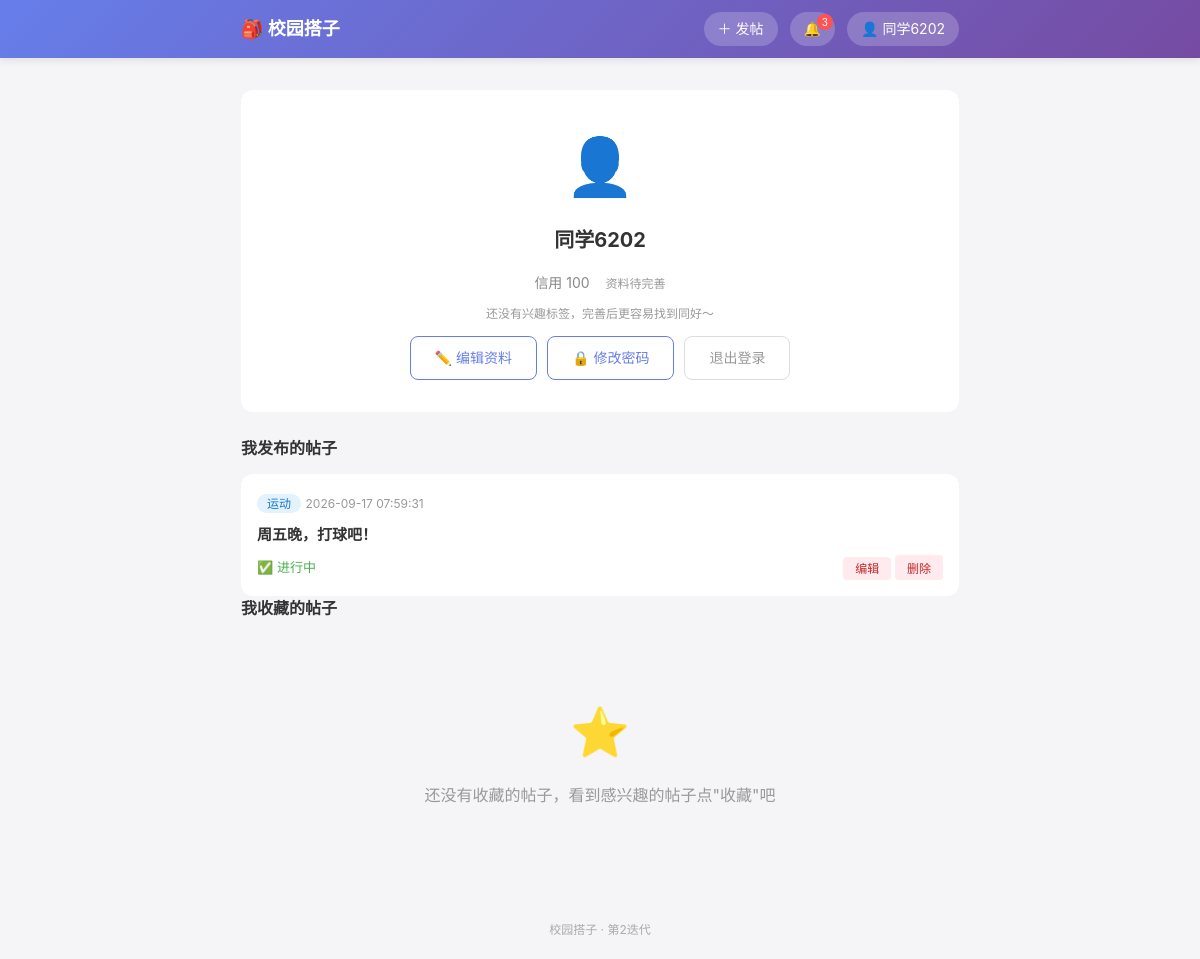
Screenshot of /profile (signed in) with the database file from the repository.
### tables this page shows
CREATE TABLE users (
            id INTEGER PRIMARY KEY AUTOINCREMENT,
            phone TEXT UNIQUE NOT NULL,
            password_hash TEXT NOT NULL,
            nickname TEXT,
            create_time DATETIME DEFAULT CURRENT_TIMESTAMP
        , credit INTEGER DEFAULT 100, age INTEGER, gender TEXT, interests TEXT, bio TEXT, avatar TEXT, contact_public INTEGER DEFAULT 1);

CREATE TABLE posts (
            id INTEGER PRIMARY KEY AUTOINCREMENT,
            user_id INTEGER NOT NULL,
            title TEXT NOT NULL,
            category TEXT NOT NULL,
            content TEXT NOT NULL,
            contact TEXT NOT NULL,
            create_time DATETIME DEFAULT CURRENT_TIMESTAMP,
            status TINYINT DEFAULT 1,
            FOREIGN KEY (user_id) REFERENCES users(id)
        );

### app.py (the view)
@app.route('/profile')
def profile():
    if 'user_id' not in session:
        return redirect(url_for('login'))
    conn = get_conn()
    c = conn.cursor()
    user = c.execute('''SELECT id, nickname, age, gender, interests, bio, credit, avatar, contact_public
                        FROM users WHERE id = ?''', (session['user_id'],)).fetchone()
    my_posts = c.execute('''
        SELECT id, title, category, create_time, status
        FROM posts WHERE user_id = ? ORDER BY create_time DESC
    ''', (session['user_id'],)).fetchall()
    fav_posts = c.execute('''
        SELECT p.id, p.title, p.category, p.create_time, u.nickname
        FROM favorites f
        JOIN posts p ON f.post_id = p.id
        JOIN users u ON p.user_id = u.id
        WHERE f.user_id = ? AND p.status = 1
        ORDER BY f.create_time DESC
    ''', (session['user_id'],)).fetchall()
    conn.close()
    user_info = {
        'nickname': user['nickname'] or '',
        'age': user['age'],
        'gender': user['gender'] or '',
        'interests': parse_interests(user['interests'] or ''),
        'bio': user['bio'] or '',
        'credit': user['credit'],
        'avatar': user['avatar'] or '',
        'contact_public': user['contact_public'],
    }
    return render_template('profile.html', my_posts=my_posts,
                           fav_posts=fav_posts, user_info=user_info)

### app.py (called while the page is built)
def get_conn():
    conn = sqlite3.connect(DB_PATH)
    conn.row_factory = sqlite3.Row
    return conn

def parse_interests(interests_raw):
    tags = [t.strip() for t in interests_raw.replace('，', ',').split(',') if t.strip()]
    return list(dict.fromkeys(tags))

@app.context_processor
def inject_global_vars():
    return {
        'logged_in': 'user_id' in session,
        'nickname': session.get('nickname', ''),
        'avatar': session.get('avatar', ''),
    }

### templates/profile.html (shortened to what this page needs)
{% extends "base.html" %}
{% block content %}
<div class="profile-container">
    <div class="profile-card">
        {% if user_info.avatar %}
        <img src="{{ user_info.avatar }}" class="big-avatar center" alt="头像">
        {% else %}
        <div class="avatar">👤</div>
        {% endif %}
        <h2 class="profile-name">{{ user_info.nickname }}</h2>
        <div class="profile-detail">
            <span>信用 {{ user_info.credit }}</span>
            {% if not user_info.age and not user_info.gender %}<span class="hint">资料待完善</span>{% endif %}
        </div>
        {% if user_info.interests %}
        <div class="profile-tags">
            {% for tag in user_info.interests %}
            <span class="tag-badge">{{ tag }}</span>
            {% endfor %}
        </div>
        {% else %}
        <div class="hint" style="margin: 6px 0 12px;">还没有兴趣标签，完善后更容易找到同好～</div>
        {% endif %}
        <div class="profile-actions">
            <a href="/profile/edit" class="btn-secondary">✏️ 编辑资料</a>
            <a href="/change_password" class="btn-secondary">🔒 修改密码</a>
            <a href="/logout" class="btn-secondary btn-logout">退出登录</a>
        </div>
    </div>
    <h3 class="section-title">我发布的帖子</h3>
    <div class="my-posts">
        {% if my_posts %}
            {% for post in my_posts %}
            <div class="my-post-card">
                <div class="my-post-header">
                    <span class="post-category cat-{{ post.category }}">{{ post.category }}</span>
                    <span class="post-time">{{ post.create_time }}</span>
                </div>
                <h4 class="my-post-title">
                    <a href="/post/{{ post.id }}">{{ post.title }}</a>
                </h4>
                <div class="my-post-actions">
                    {% if post.status == 1 %}
                        <span class="status-active">✅ 进行中</span>
                    {% else %}
                        <span class="status-deleted">🗑️ 已删除</span>
                    {% endif %}
                    <span>
                        {% if post.status == 1 %}
                        <a href="/post/{{ post.id }}/edit" class="btn-delete-small">编辑</a>
                        <form method="POST" action="/post/{{ post.id }}/delete" style="display:inline;"
                              onsubmit="return confirm('确定要删除这条帖子吗？');">
                            <button type="submit" class="btn-delete-small">删除</button>
                        </form>
                        {% endif %}
                    </span>
                </div>
            </div>
            {% endfor %}
        {% else %}
            <div class="empty-state">
                <div class="empty-icon">📝</div>
                <p>你还没有发布过帖子</p>
                <a href="/publish" class="btn-secondary">去发帖</a>
            </div>
        {% endif %}
    </div>
    <h3 class="section-title">我收藏的帖子</h3>
    <div class="my-posts">
        {% if fav_posts %}
            {% for post in fav_posts %}
            <a href="/post/{{ post.id }}" class="my-post-card" style="display:block;">
                <div class="my-post-header">
                    <span class="post-category cat-{{ post.category }}">{{ post.category }}</span>
                    <span class="post-time">{{ post.create_time }}</span>
                </div>
                <h4 class="my-post-title">{{ post.title }}</h4>
                <div class="post-author">发布者：{{ post.nickname }}</div>
            </a>
            {% endfor %}
        {% else %}
            <div class="empty-state">
                <div class="empty-icon">⭐</div>
                <p>还没有收藏的帖子，看到感兴趣的帖子点"收藏"吧</p>
            </div>
        {% endif %}
    </div>
</div>
{% endblock %}

### templates/base.html (shortened to what this page needs)
<!DOCTYPE html>
<html lang="zh-CN">
<head>
    <link rel="stylesheet" href="/static/css/style.css">
</head>
<body>
    <nav class="navbar">
        <div class="nav-container">
            <a href="/" class="nav-logo">🎒 校园搭子</a>
            <div class="nav-links">
                {% if logged_in %}
                    <a href="/publish" class="nav-btn">＋ 发帖</a>
                    <a href="/notifications" class="nav-btn nav-bell">🔔
                        <span class="badge" id="unread-badge" style="display:none;">0</span>
                    </a>
                    <a href="/profile" class="nav-btn">
                        {% if avatar %}<img src="{{ avatar }}" class="nav-avatar" alt="头像">{% else %}👤{% endif %}
                        {{ nickname }}
                    </a>
                {% else %}
                    <a href="/login" class="nav-btn">登录 / 注册</a>
                {% endif %}
            </div>
        </div>
    </nav>
    <main class="main-content">
        {% block content %}{% endblock %}
    </main>
    <footer class="footer">
        <p>校园搭子 · 第2迭代</p>
    </footer>
</body>
</html>

### static/css/style.css (style rules this page uses)
* { margin: 0; padding: 0; box-sizing: border-box; }
body { font-family: -apple-system, BlinkMacSystemFont, "Segoe UI", "PingFang SC", "Hiragino Sans GB", "Microsoft YaHei", sans-serif; background-color: #f5f5f7; color: #333; line-height: 1.6; }
a { text-decoration: none; color: inherit; }
.navbar { background: linear-gradient(135deg, #667eea 0%, #764ba2 100%); color: white; position: sticky; top: 0; z-index: 100; box-shadow: 0 2px 8px rgba(0,0,0,0.1); }
.nav-container { max-width: 750px; margin: 0 auto; padding: 12px 16px; display: flex; justify-content: space-between; align-items: center; }
.nav-logo { font-size: 18px; font-weight: bold; color: white; }
.nav-links { display: flex; gap: 12px; }
.nav-btn { color: white; padding: 6px 14px; border-radius: 20px; font-size: 14px; background: rgba(255,255,255,0.2); transition: background 0.2s; }
.main-content { max-width: 750px; margin: 0 auto; padding: 16px; min-height: calc(100vh - 120px); }
.post-category { font-size: 12px; padding: 2px 10px; border-radius: 10px; font-weight: 500; }
.cat-运动 { background: #e3f2fd; color: #1976d2; }
.post-time { font-size: 12px; color: #999; }
.empty-state { text-align: center; padding: 60px 20px; color: #999; }
.empty-icon { font-size: 48px; margin-bottom: 12px; }
.btn-secondary { display: inline-block; padding: 10px 24px; background: white; color: #667eea; border: 1px solid #667eea; border-radius: 8px; font-size: 14px; cursor: pointer; text-align: center; }
.hint { color: #999; font-weight: normal; font-size: 12px; }
.profile-container { padding: 16px 0; }
.profile-card { background: white; border-radius: 12px; padding: 32px 16px; text-align: center; margin-bottom: 24px; }
.avatar { font-size: 56px; margin-bottom: 12px; }
.profile-name { font-size: 20px; margin-bottom: 16px; }
.section-title { font-size: 16px; margin-bottom: 12px; color: #333; }
.my-posts { display: flex; flex-direction: column; gap: 12px; }
.my-post-card { background: white; border-radius: 12px; padding: 16px; }
.my-post-title { margin: 8px 0; font-size: 15px; }
.my-post-title a { color: #333; }
.my-post-actions { display: flex; justify-content: space-between; align-items: center; margin-top: 8px; font-size: 13px; }
.status-active { color: #4caf50; }
.btn-delete-small { background: #ffebee; color: #c62828; border: none; padding: 4px 12px; border-radius: 4px; font-size: 12px; cursor: pointer; }
.footer { text-align: center; padding: 20px; color: #aaa; font-size: 12px; }
.profile-detail { color: #888; font-size: 14px; margin-bottom: 10px; }
.profile-detail span { margin: 0 6px; }
.profile-actions { display: flex; justify-content: center; gap: 10px; }
.btn-logout { color: #999; border-color: #ddd; }
.nav-bell { position: relative; }
.badge { position: absolute; top: 2px; right: 2px; background: #ff5252; color: white; font-size: 10px; border-radius: 10px; padding: 0 5px; line-height: 16px; min-width: 16px; text-align: center; }

### rows the page displays
users: nickname "同学6202", credit "100"
posts: category "运动", create_time "2026-09-17 07:59:31", title "周五晚，打球吧！", status "✅ 进行中"
